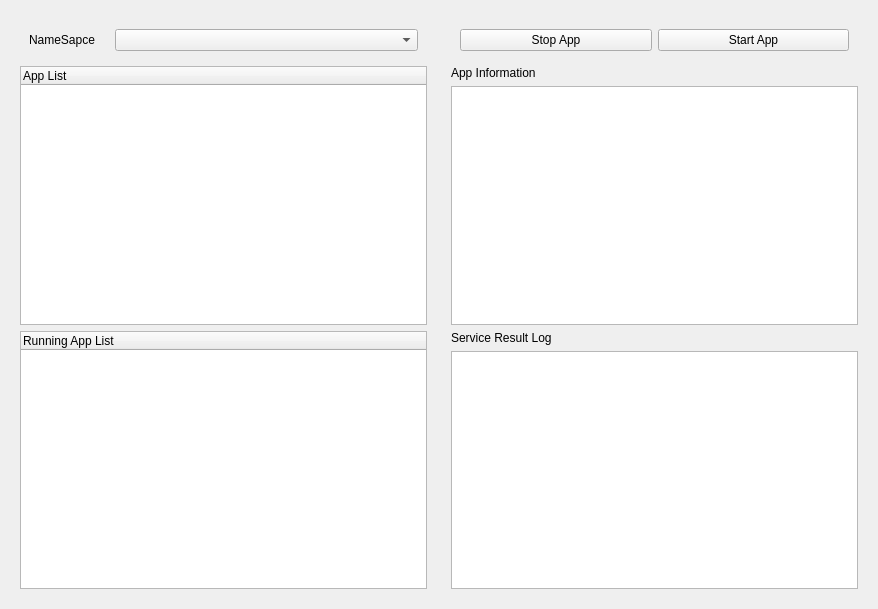
<?xml version="1.0" encoding="UTF-8"?>
<ui version="4.0">
 <class>QtAppManager</class>
 <widget class="QWidget" name="QtAppManager">
  <property name="enabled">
   <bool>true</bool>
  </property>
  <property name="geometry">
   <rect>
    <x>0</x>
    <y>0</y>
    <width>878</width>
    <height>609</height>
   </rect>
  </property>
  <property name="sizePolicy">
   <sizepolicy hsizetype="Preferred" vsizetype="Preferred">
    <horstretch>0</horstretch>
    <verstretch>0</verstretch>
   </sizepolicy>
  </property>
  <property name="windowTitle">
   <string>App Manager</string>
  </property>
  <layout class="QGridLayout" name="gridLayout">
   <item row="0" column="1">
    <layout class="QVBoxLayout" name="verticalLayout">
     <property name="margin">
      <number>9</number>
     </property>
     <item>
      <layout class="QGridLayout" name="gridLayout_2">
       <property name="margin">
        <number>9</number>
       </property>
       <item row="0" column="1">
        <widget class="QPushButton" name="start_app_btn">
         <property name="text">
          <string>Start App</string>
         </property>
        </widget>
       </item>
       <item row="0" column="0">
        <widget class="QPushButton" name="stop_app_btn">
         <property name="text">
          <string>Stop App</string>
         </property>
        </widget>
       </item>
      </layout>
     </item>
     <item>
      <widget class="QLabel" name="label">
       <property name="text">
        <string>App Information</string>
       </property>
      </widget>
     </item>
     <item>
      <widget class="QPlainTextEdit" name="app_info_text">
       <property name="readOnly">
        <bool>true</bool>
       </property>
      </widget>
     </item>
     <item>
      <widget class="QLabel" name="label_2">
       <property name="text">
        <string>Service Result Log</string>
       </property>
      </widget>
     </item>
     <item>
      <widget class="QPlainTextEdit" name="service_result_text">
       <property name="readOnly">
        <bool>true</bool>
       </property>
      </widget>
     </item>
    </layout>
   </item>
   <item row="0" column="0">
    <layout class="QVBoxLayout" name="verticalLayout_3">
     <property name="margin">
      <number>9</number>
     </property>
     <item>
      <layout class="QHBoxLayout" name="horizontalLayout">
       <property name="margin">
        <number>9</number>
       </property>
       <item>
        <widget class="QLabel" name="label_3">
         <property name="maximumSize">
          <size>
           <width>80</width>
           <height>16777215</height>
          </size>
         </property>
         <property name="text">
          <string>NameSapce</string>
         </property>
        </widget>
       </item>
       <item>
        <widget class="QComboBox" name="namespace_cbox"/>
       </item>
      </layout>
     </item>
     <item>
      <widget class="QTreeWidget" name="app_tree_widget">
       <column>
        <property name="text">
         <string>App List</string>
        </property>
       </column>
      </widget>
     </item>
     <item>
      <widget class="QTreeWidget" name="running_app_tree_widget">
       <column>
        <property name="text">
         <string>Running App List</string>
        </property>
       </column>
      </widget>
     </item>
    </layout>
   </item>
  </layout>
 </widget>
 <resources/>
 <connections/>
</ui>
